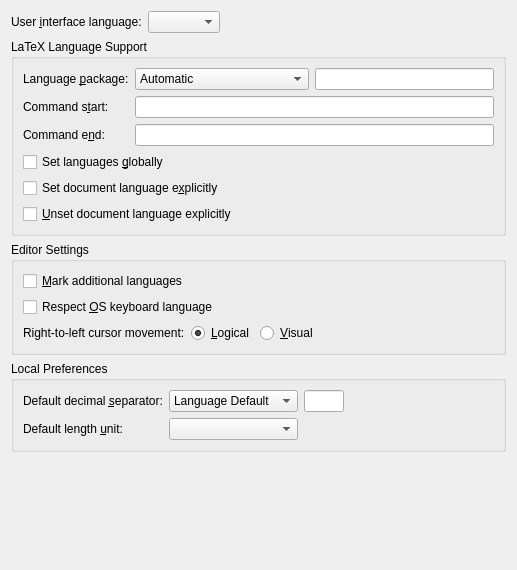
<?xml version="1.0" encoding="UTF-8"?>
<ui version="4.0">
 <class>PrefLanguageUi</class>
 <widget class="QWidget" name="PrefLanguageUi">
  <property name="geometry">
   <rect>
    <x>0</x>
    <y>0</y>
    <width>517</width>
    <height>570</height>
   </rect>
  </property>
  <property name="windowTitle">
   <string/>
  </property>
  <layout class="QGridLayout" name="gridLayout_4">
   <item row="0" column="0">
    <layout class="QHBoxLayout" name="horizontalLayout_2">
     <item>
      <widget class="QLabel" name="uiLanguageLA">
       <property name="text">
        <string>User &amp;interface language:</string>
       </property>
       <property name="buddy">
        <cstring>uiLanguageCO</cstring>
       </property>
      </widget>
     </item>
     <item>
      <widget class="QComboBox" name="uiLanguageCO">
       <property name="toolTip">
        <string>Select the language of the user interface (menus, dialogs, etc.)</string>
       </property>
       <property name="maxVisibleItems">
        <number>20</number>
       </property>
      </widget>
     </item>
     <item>
      <spacer name="horizontalSpacer_4">
       <property name="orientation">
        <enum>Qt::Horizontal</enum>
       </property>
       <property name="sizeHint" stdset="0">
        <size>
         <width>40</width>
         <height>20</height>
        </size>
       </property>
      </spacer>
     </item>
    </layout>
   </item>
   <item row="1" column="0">
    <widget class="QGroupBox" name="groupBox">
     <property name="title">
      <string>LaTeX Language Support</string>
     </property>
     <layout class="QGridLayout" name="gridLayout_2">
      <item row="0" column="0">
       <widget class="QLabel" name="languagePackageLA">
        <property name="text">
         <string>Language &amp;package:</string>
        </property>
        <property name="buddy">
         <cstring>languagePackageCO</cstring>
        </property>
       </widget>
      </item>
      <item row="0" column="1">
       <widget class="QComboBox" name="languagePackageCO">
        <property name="toolTip">
         <string>Select which (LaTeX) language package documents should use by default</string>
        </property>
        <item>
         <property name="text">
          <string>Automatic</string>
         </property>
        </item>
        <item>
         <property name="text">
          <string>Always Babel</string>
         </property>
        </item>
        <item>
         <property name="text">
          <string>Custom</string>
         </property>
        </item>
        <item>
         <property name="text">
          <string>None[[language package]]</string>
         </property>
        </item>
       </widget>
      </item>
      <item row="0" column="2">
       <widget class="QLineEdit" name="languagePackageED">
        <property name="toolTip">
         <string>Enter the command to load a custom language package (default: \usepackage{babel})</string>
        </property>
        <property name="inputMethodHints">
         <set>Qt::ImhPreferLatin</set>
        </property>
       </widget>
      </item>
      <item row="1" column="0">
       <widget class="QLabel" name="startCommandLA">
        <property name="text">
         <string>Command s&amp;tart:</string>
        </property>
        <property name="buddy">
         <cstring>startCommandED</cstring>
        </property>
       </widget>
      </item>
      <item row="1" column="1" colspan="2">
       <widget class="QLineEdit" name="startCommandED">
        <property name="toolTip">
         <string>The LaTeX command that starts a switch to a different language. The placeholder $$lang is replaced by the actual language name.</string>
        </property>
        <property name="inputMethodHints">
         <set>Qt::ImhPreferLatin</set>
        </property>
       </widget>
      </item>
      <item row="2" column="0">
       <widget class="QLabel" name="endCommandLA">
        <property name="text">
         <string>Command e&amp;nd:</string>
        </property>
        <property name="buddy">
         <cstring>endCommandED</cstring>
        </property>
       </widget>
      </item>
      <item row="2" column="1" colspan="2">
       <widget class="QLineEdit" name="endCommandED">
        <property name="toolTip">
         <string>The LaTeX command that ends a switch to a different language.  The placeholder $$lang is replaced by the actual language name.</string>
        </property>
        <property name="inputMethodHints">
         <set>Qt::ImhPreferLatin</set>
        </property>
       </widget>
      </item>
      <item row="3" column="0" colspan="2">
       <widget class="QCheckBox" name="globalCB">
        <property name="toolTip">
         <string>Check to pass the language globally (to the document class), not locally (to the language package), so that other packages are also informed about the used languages.</string>
        </property>
        <property name="text">
         <string>Set languages &amp;globally</string>
        </property>
       </widget>
      </item>
      <item row="4" column="0" colspan="2">
       <widget class="QCheckBox" name="explicitDocLangBeginCB">
        <property name="toolTip">
         <string>If checked, the document language is explicitly set by a language switch command</string>
        </property>
        <property name="text">
         <string>Set document language e&amp;xplicitly</string>
        </property>
       </widget>
      </item>
      <item row="5" column="0" colspan="2">
       <widget class="QCheckBox" name="explicitDocLangEndCB">
        <property name="toolTip">
         <string>If checked, the document language is explicitly closed by a language switch command</string>
        </property>
        <property name="text">
         <string>&amp;Unset document language explicitly</string>
        </property>
       </widget>
      </item>
     </layout>
    </widget>
   </item>
   <item row="2" column="0">
    <widget class="QGroupBox" name="rtlGB2">
     <property name="toolTip">
      <string/>
     </property>
     <property name="title">
      <string>Editor Settings</string>
     </property>
     <property name="flat">
      <bool>true</bool>
     </property>
     <property name="checkable">
      <bool>false</bool>
     </property>
     <layout class="QGridLayout" name="gridLayout">
      <item row="0" column="0">
       <widget class="QCheckBox" name="markForeignCB">
        <property name="toolTip">
         <string>Check to highlight additional languages (to the document language) visually in the work area</string>
        </property>
        <property name="text">
         <string>&amp;Mark additional languages</string>
        </property>
       </widget>
      </item>
      <item row="1" column="0">
       <widget class="QCheckBox" name="respectOSkbdCB">
        <property name="toolTip">
         <string>Select to use the current keyboard language, as set from the operating system, as default input language.</string>
        </property>
        <property name="text">
         <string>Respect &amp;OS keyboard language</string>
        </property>
       </widget>
      </item>
      <item row="2" column="0">
       <layout class="QHBoxLayout">
        <property name="spacing">
         <number>6</number>
        </property>
        <property name="leftMargin">
         <number>0</number>
        </property>
        <property name="topMargin">
         <number>0</number>
        </property>
        <property name="rightMargin">
         <number>0</number>
        </property>
        <property name="bottomMargin">
         <number>0</number>
        </property>
        <item>
         <widget class="QLabel" name="cursorMovementLA">
          <property name="toolTip">
           <string>Specify here how the arrow keys behave within scripts with right-to-left direction</string>
          </property>
          <property name="text">
           <string>Right-to-left cursor movement:</string>
          </property>
          <property name="scaledContents">
           <bool>false</bool>
          </property>
         </widget>
        </item>
        <item>
         <widget class="QRadioButton" name="logicalCursorRB">
          <property name="toolTip">
           <string>The cursor follows the logic of the text direction (e.g., in embedded right-to-left text in a left-to-right paragraph, the cursor starts at the right when coming from the left)</string>
          </property>
          <property name="text">
           <string>&amp;Logical</string>
          </property>
          <property name="checked">
           <bool>true</bool>
          </property>
         </widget>
        </item>
        <item>
         <widget class="QRadioButton" name="visualCursorRB">
          <property name="toolTip">
           <string>The cursor follows the visual direction (e.g., in embedded right-to-left text in a left-to-right paragraph, the cursor starts at the left when coming from the left)</string>
          </property>
          <property name="text">
           <string>&amp;Visual</string>
          </property>
         </widget>
        </item>
       </layout>
      </item>
      <item row="2" column="1">
       <spacer name="horizontalSpacer_3">
        <property name="orientation">
         <enum>Qt::Horizontal</enum>
        </property>
        <property name="sizeHint" stdset="0">
         <size>
          <width>40</width>
          <height>20</height>
         </size>
        </property>
       </spacer>
      </item>
     </layout>
    </widget>
   </item>
   <item row="3" column="0">
    <widget class="QGroupBox" name="groupBox_2">
     <property name="title">
      <string>Local Preferences</string>
     </property>
     <layout class="QGridLayout" name="gridLayout_3">
      <item row="0" column="0">
       <widget class="QLabel" name="decimalPointL">
        <property name="toolTip">
         <string>Here you can specify the decimal separator that is used in the tabular dialog by default. &quot;Language default&quot; selects the appropriate separator for the current language.</string>
        </property>
        <property name="text">
         <string>Default decimal &amp;separator:</string>
        </property>
        <property name="buddy">
         <cstring>defaultDecimalSepED</cstring>
        </property>
       </widget>
      </item>
      <item row="1" column="6">
       <spacer name="horizontalSpacer_2">
        <property name="orientation">
         <enum>Qt::Horizontal</enum>
        </property>
        <property name="sizeHint" stdset="0">
         <size>
          <width>40</width>
          <height>20</height>
         </size>
        </property>
       </spacer>
      </item>
      <item row="0" column="3">
       <widget class="QLineEdit" name="defaultDecimalSepED">
        <property name="maximumSize">
         <size>
          <width>40</width>
          <height>16777215</height>
         </size>
        </property>
        <property name="toolTip">
         <string>Insert a custom decimal separator here</string>
        </property>
        <property name="inputMethodHints">
         <set>Qt::ImhPreferLatin</set>
        </property>
        <property name="inputMask">
         <string/>
        </property>
        <property name="alignment">
         <set>Qt::AlignCenter</set>
        </property>
       </widget>
      </item>
      <item row="1" column="0">
       <widget class="QLabel" name="defaultLengthUnitLA">
        <property name="toolTip">
         <string>Select the default length unit for LyX dialogs</string>
        </property>
        <property name="text">
         <string>Default length &amp;unit:</string>
        </property>
        <property name="buddy">
         <cstring>defaultLengthUnitCO</cstring>
        </property>
       </widget>
      </item>
      <item row="0" column="1">
       <widget class="QComboBox" name="defaultDecimalSepCO">
        <property name="toolTip">
         <string>Here you can specify the decimal separator that is used in the tabular dialog by default. &quot;Language default&quot; selects the appropriate separator for the current language.</string>
        </property>
        <item>
         <property name="text">
          <string>Language Default</string>
         </property>
        </item>
        <item>
         <property name="text">
          <string>Custom</string>
         </property>
        </item>
       </widget>
      </item>
      <item row="1" column="1">
       <widget class="QComboBox" name="defaultLengthUnitCO">
        <property name="toolTip">
         <string>Select the default length unit for LyX dialogs</string>
        </property>
        <property name="inputMethodHints">
         <set>Qt::ImhFormattedNumbersOnly|Qt::ImhLatinOnly</set>
        </property>
       </widget>
      </item>
     </layout>
    </widget>
   </item>
   <item row="4" column="0">
    <spacer>
     <property name="orientation">
      <enum>Qt::Vertical</enum>
     </property>
     <property name="sizeType">
      <enum>QSizePolicy::Expanding</enum>
     </property>
     <property name="sizeHint" stdset="0">
      <size>
       <width>20</width>
       <height>20</height>
      </size>
     </property>
    </spacer>
   </item>
  </layout>
 </widget>
 <tabstops>
  <tabstop>uiLanguageCO</tabstop>
  <tabstop>languagePackageCO</tabstop>
  <tabstop>languagePackageED</tabstop>
  <tabstop>startCommandED</tabstop>
  <tabstop>endCommandED</tabstop>
  <tabstop>defaultDecimalSepED</tabstop>
  <tabstop>globalCB</tabstop>
  <tabstop>explicitDocLangBeginCB</tabstop>
  <tabstop>markForeignCB</tabstop>
  <tabstop>respectOSkbdCB</tabstop>
  <tabstop>logicalCursorRB</tabstop>
  <tabstop>visualCursorRB</tabstop>
 </tabstops>
 <includes>
  <include location="local">qt_i18n.h</include>
 </includes>
 <resources/>
 <connections/>
</ui>
